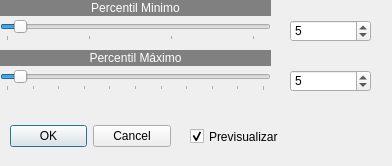
<?xml version="1.0" encoding="UTF-8"?>
<ui version="4.0">
 <class>AjusteLineal</class>
 <widget class="QDialog" name="AjusteLineal">
  <property name="windowModality">
   <enum>Qt::WindowModality::WindowModal</enum>
  </property>
  <property name="geometry">
   <rect>
    <x>0</x>
    <y>0</y>
    <width>392</width>
    <height>166</height>
   </rect>
  </property>
  <property name="windowTitle">
   <string>AjusteLineal</string>
  </property>
  <widget class="QDialogButtonBox" name="buttonBox">
   <property name="geometry">
    <rect>
     <x>10</x>
     <y>120</y>
     <width>161</width>
     <height>32</height>
    </rect>
   </property>
   <property name="orientation">
    <enum>Qt::Orientation::Horizontal</enum>
   </property>
   <property name="standardButtons">
    <set>QDialogButtonBox::StandardButton::Cancel|QDialogButtonBox::StandardButton::Ok</set>
   </property>
  </widget>
  <widget class="QSpinBox" name="spinBox_2">
   <property name="geometry">
    <rect>
     <x>290</x>
     <y>70</y>
     <width>81</width>
     <height>22</height>
    </rect>
   </property>
   <property name="minimum">
    <number>0</number>
   </property>
   <property name="maximum">
    <number>100</number>
   </property>
   <property name="value">
    <number>5</number>
   </property>
  </widget>
  <widget class="QCheckBox" name="checkBox">
   <property name="geometry">
    <rect>
     <x>190</x>
     <y>128</y>
     <width>101</width>
     <height>17</height>
    </rect>
   </property>
   <property name="text">
    <string>Previsualizar</string>
   </property>
   <property name="checked">
    <bool>true</bool>
   </property>
  </widget>
  <widget class="QSpinBox" name="spinBox">
   <property name="geometry">
    <rect>
     <x>290</x>
     <y>20</y>
     <width>81</width>
     <height>22</height>
    </rect>
   </property>
   <property name="minimum">
    <number>0</number>
   </property>
   <property name="maximum">
    <number>100</number>
   </property>
   <property name="value">
    <number>5</number>
   </property>
  </widget>
  <widget class="QLabel" name="label_3">
   <property name="geometry">
    <rect>
     <x>0</x>
     <y>0</y>
     <width>271</width>
     <height>16</height>
    </rect>
   </property>
   <property name="styleSheet">
    <string notr="true">background-color: rgb(128, 128, 128);
color: rgb(255, 255, 255);</string>
   </property>
   <property name="text">
    <string>Percentil Minimo</string>
   </property>
   <property name="alignment">
    <set>Qt::AlignmentFlag::AlignCenter</set>
   </property>
  </widget>
  <widget class="QSlider" name="horizontalSlider_3">
   <property name="geometry">
    <rect>
     <x>0</x>
     <y>70</y>
     <width>271</width>
     <height>21</height>
    </rect>
   </property>
   <property name="minimum">
    <number>0</number>
   </property>
   <property name="maximum">
    <number>100</number>
   </property>
   <property name="value">
    <number>5</number>
   </property>
   <property name="orientation">
    <enum>Qt::Orientation::Horizontal</enum>
   </property>
   <property name="tickPosition">
    <enum>QSlider::TickPosition::TicksBelow</enum>
   </property>
   <property name="tickInterval">
    <number>10</number>
   </property>
  </widget>
  <widget class="QSlider" name="horizontalSlider_4">
   <property name="geometry">
    <rect>
     <x>0</x>
     <y>20</y>
     <width>271</width>
     <height>21</height>
    </rect>
   </property>
   <property name="minimum">
    <number>0</number>
   </property>
   <property name="maximum">
    <number>100</number>
   </property>
   <property name="pageStep">
    <number>16</number>
   </property>
   <property name="value">
    <number>5</number>
   </property>
   <property name="orientation">
    <enum>Qt::Orientation::Horizontal</enum>
   </property>
   <property name="tickPosition">
    <enum>QSlider::TickPosition::TicksBelow</enum>
   </property>
   <property name="tickInterval">
    <number>32</number>
   </property>
  </widget>
  <widget class="QLabel" name="label_4">
   <property name="geometry">
    <rect>
     <x>0</x>
     <y>50</y>
     <width>271</width>
     <height>16</height>
    </rect>
   </property>
   <property name="styleSheet">
    <string notr="true">background-color: rgb(128, 128, 128);
color: rgb(255, 255, 255);</string>
   </property>
   <property name="text">
    <string>Percentil Máximo</string>
   </property>
   <property name="alignment">
    <set>Qt::AlignmentFlag::AlignCenter</set>
   </property>
  </widget>
 </widget>
 <resources/>
 <connections>
  <connection>
   <sender>buttonBox</sender>
   <signal>accepted()</signal>
   <receiver>AjusteLineal</receiver>
   <slot>accept()</slot>
   <hints>
    <hint type="sourcelabel">
     <x>248</x>
     <y>254</y>
    </hint>
    <hint type="destinationlabel">
     <x>157</x>
     <y>274</y>
    </hint>
   </hints>
  </connection>
  <connection>
   <sender>buttonBox</sender>
   <signal>rejected()</signal>
   <receiver>AjusteLineal</receiver>
   <slot>reject()</slot>
   <hints>
    <hint type="sourcelabel">
     <x>316</x>
     <y>260</y>
    </hint>
    <hint type="destinationlabel">
     <x>286</x>
     <y>274</y>
    </hint>
   </hints>
  </connection>
 </connections>
</ui>
